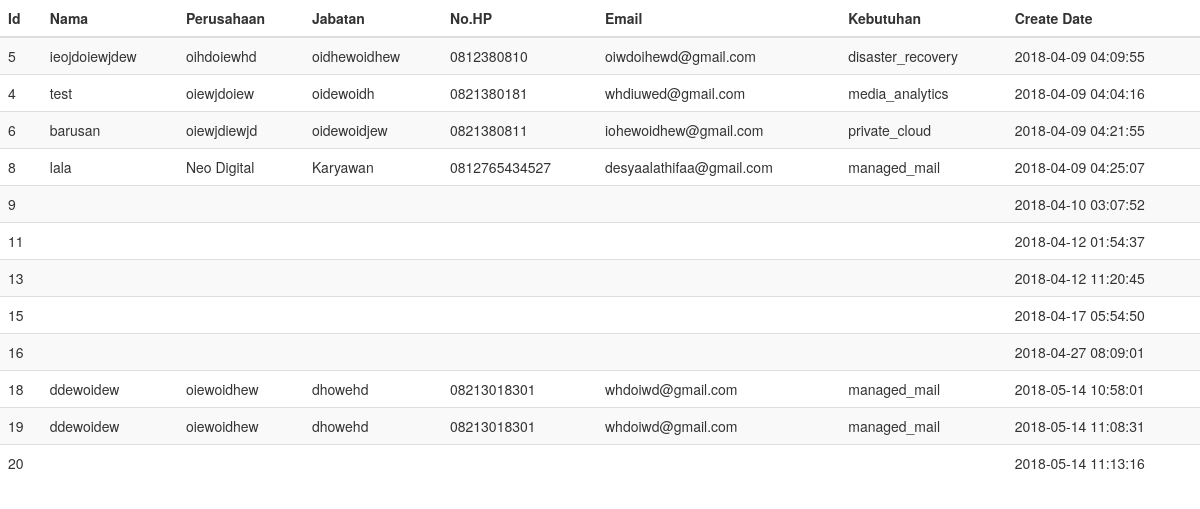
The page /lintas-arta-cloud/data.php on the database its author committed.
### tables this page shows
CREATE TABLE `datalead` (
  `id` int(11) NOT NULL,
  `nama` varchar(200) NOT NULL,
  `perusahaan` varchar(200) NOT NULL,
  `jabatan` varchar(200) NOT NULL,
  `no_hp` varchar(200) NOT NULL,
  `email` varchar(200) NOT NULL,
  `kebutuhan` varchar(200) NOT NULL,
  `create_date` datetime NOT NULL,
  `type` int(11) NOT NULL
);

### lintas-arta-cloud/data.php (the view, shortened to what this page needs)
<?php
include('conn.php');
$sql = "SELECT * FROM datalead WHERE type = 2";
$result = $conn->query($sql);
?>
<!DOCTYPE html>
<html lang="en">
<head>
  <link rel="stylesheet" href="https://maxcdn.bootstrapcdn.com/bootstrap/3.3.7/css/bootstrap.min.css">
</head>
<body>
<table class="table table-striped">
  <thead>
    <th>Id</th>
    <th>Nama</th>
    <th>Perusahaan</th>
    <th>Jabatan</th>
    <th>No.HP</th>
    <th>Email</th>
    <th>Kebutuhan</th>
    <th>Create Date</th>
  </thead>
  <tbody>
<?php
if ($result->num_rows > 0) {
    while($row = $result->fetch_assoc()) {
        ?>
            <tr>
              <td><?php echo $row["id"] ; ?></td>
              <td><?php echo $row["nama"] ; ?></td>
              <td><?php echo $row["perusahaan"] ; ?></td>
              <td><?php echo $row["jabatan"] ; ?></td>
              <td><?php echo $row["no_hp"] ; ?></td>
              <td><?php echo $row["email"] ; ?></td>
              <td><?php echo $row["kebutuhan"] ; ?></td>
              <td><?php echo $row["create_date"] ; ?></td>
            </tr>
        <?php
    }
    ?>
  </tbody>
</table>
    <?php
} else {
    echo "0 results";
}
?>
</body>
</html>

### rows shown on the page
datalead: id "5", nama "ieojdoiewjdew", perusahaan "oihdoiewhd", jabatan "oidhewoidhew", no_hp "0812380810", email "oiwdoihewd@gmail.com", kebutuhan "disaster_recovery", create_date "2018-04-09 04:09:55"
datalead: id "4", nama "test", perusahaan "oiewjdoiew", jabatan "oidewoidh", no_hp "0821380181", email "whdiuwed@gmail.com", kebutuhan "media_analytics", create_date "2018-04-09 04:04:16"
datalead: id "6", nama "barusan", perusahaan "oiewjdiewjd", jabatan "oidewoidjew", no_hp "0821380811", email "iohewoidhew@gmail.com", kebutuhan "private_cloud", create_date "2018-04-09 04:21:55"
datalead: id "8", nama "lala", perusahaan "Neo Digital", jabatan "Karyawan", no_hp "0812765434527", email "desyaalathifaa@gmail.com", kebutuhan "managed_mail", create_date "2018-04-09 04:25:07"
datalead: id "9", create_date "2018-04-10 03:07:52"
datalead: id "11", create_date "2018-04-12 01:54:37"
datalead: id "13", create_date "2018-04-12 11:20:45"
datalead: id "15", create_date "2018-04-17 05:54:50"
datalead: id "16", create_date "2018-04-27 08:09:01"
datalead: id "18", nama "ddewoidew", perusahaan "oiewoidhew", jabatan "dhowehd", no_hp "08213018301", email "whdoiwd@gmail.com", kebutuhan "managed_mail", create_date "2018-05-14 10:58:01"
datalead: id "19", nama "ddewoidew", perusahaan "oiewoidhew", jabatan "dhowehd", no_hp "08213018301", email "whdoiwd@gmail.com", kebutuhan "managed_mail", create_date "2018-05-14 11:08:31"
datalead: id "20", create_date "2018-05-14 11:13:16"
